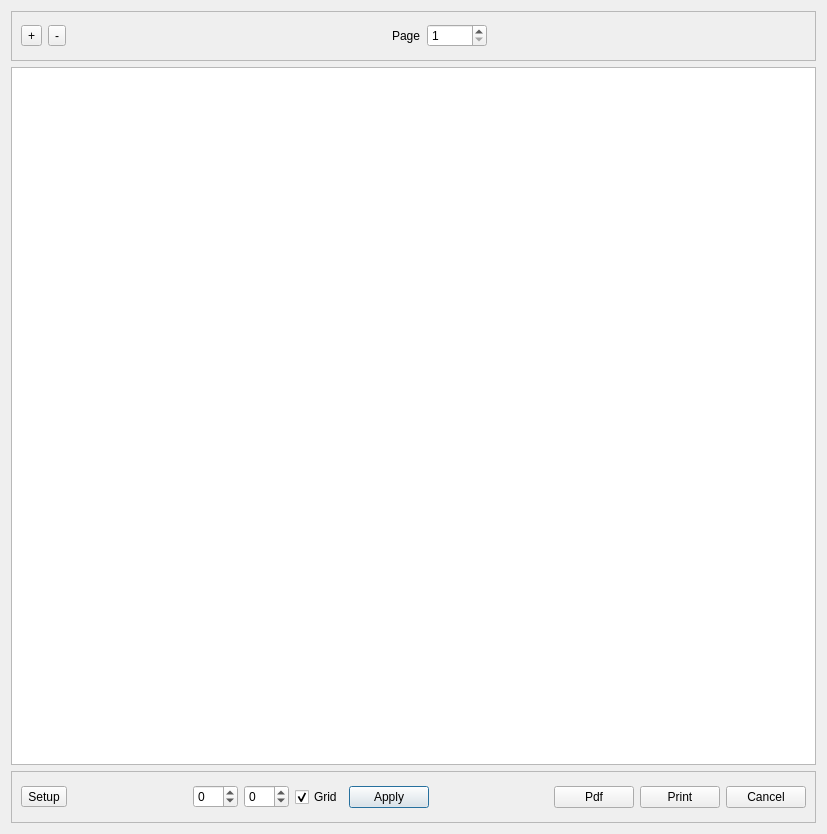
<ui version="4.0" >
 <author>Gordos Kund</author>
 <class>TDP</class>
 <widget class="QDialog" name="TDP" >
  <property name="geometry" >
   <rect>
    <x>0</x>
    <y>0</y>
    <width>827</width>
    <height>834</height>
   </rect>
  </property>
  <property name="windowTitle" >
   <string>Print Preview</string>
  </property>
  <property name="windowIcon" >
   <iconset/>
  </property>
  <layout class="QGridLayout" >
   <item row="0" column="0" >
    <widget class="QFrame" name="frame_2" >
     <property name="frameShape" >
      <enum>QFrame::StyledPanel</enum>
     </property>
     <property name="frameShadow" >
      <enum>QFrame::Raised</enum>
     </property>
     <layout class="QHBoxLayout" >
      <item>
       <widget class="QToolButton" name="zoomInToolButton" >
        <property name="toolTip" >
         <string>Zoom in</string>
        </property>
        <property name="text" >
         <string>+</string>
        </property>
        <property name="icon" >
         <iconset resource="jcn.qrc" >:/images/plus.png</iconset>
        </property>
       </widget>
      </item>
      <item>
       <widget class="QToolButton" name="zoomOutToolButton" >
        <property name="toolTip" >
         <string>Zoom Out</string>
        </property>
        <property name="text" >
         <string>-</string>
        </property>
        <property name="icon" >
         <iconset resource="jcn.qrc" >:/images/minus.png</iconset>
        </property>
       </widget>
      </item>
      <item>
       <spacer>
        <property name="orientation" >
         <enum>Qt::Horizontal</enum>
        </property>
        <property name="sizeHint" >
         <size>
          <width>145</width>
          <height>30</height>
         </size>
        </property>
       </spacer>
      </item>
      <item>
       <widget class="QLabel" name="label" >
        <property name="text" >
         <string>Page</string>
        </property>
       </widget>
      </item>
      <item>
       <widget class="QSpinBox" name="page_SB" >
        <property name="minimumSize" >
         <size>
          <width>60</width>
          <height>0</height>
         </size>
        </property>
        <property name="toolTip" >
         <string>Type page number here</string>
        </property>
        <property name="buttonSymbols" >
         <enum>QAbstractSpinBox::UpDownArrows</enum>
        </property>
        <property name="keyboardTracking" >
         <bool>false</bool>
        </property>
        <property name="suffix" >
         <string/>
        </property>
        <property name="minimum" >
         <number>1</number>
        </property>
        <property name="maximum" >
         <number>1000</number>
        </property>
       </widget>
      </item>
      <item>
       <spacer>
        <property name="orientation" >
         <enum>Qt::Horizontal</enum>
        </property>
        <property name="sizeHint" >
         <size>
          <width>271</width>
          <height>30</height>
         </size>
        </property>
       </spacer>
      </item>
     </layout>
    </widget>
   </item>
   <item row="1" column="0" >
    <widget class="QGraphicsView" name="graphicsView" >
     <property name="renderHints" >
      <set>QPainter::TextAntialiasing</set>
     </property>
     <property name="dragMode" >
      <enum>QGraphicsView::ScrollHandDrag</enum>
     </property>
    </widget>
   </item>
   <item row="2" column="0" >
    <widget class="QFrame" name="frame" >
     <property name="frameShape" >
      <enum>QFrame::StyledPanel</enum>
     </property>
     <property name="frameShadow" >
      <enum>QFrame::Raised</enum>
     </property>
     <layout class="QHBoxLayout" >
      <item>
       <widget class="QToolButton" name="setupToolButton" >
        <property name="toolTip" >
         <string>Page Settings</string>
        </property>
        <property name="text" >
         <string>Setup</string>
        </property>
        <property name="icon" >
         <iconset resource="jcn.qrc" >:/images/setup.png</iconset>
        </property>
       </widget>
      </item>
      <item>
       <spacer>
        <property name="orientation" >
         <enum>Qt::Horizontal</enum>
        </property>
        <property name="sizeHint" >
         <size>
          <width>31</width>
          <height>32</height>
         </size>
        </property>
       </spacer>
      </item>
      <item>
       <widget class="QSpinBox" name="fontSize_SB" >
        <property name="toolTip" >
         <string>Font Size</string>
        </property>
        <property name="minimum" >
         <number>-10</number>
        </property>
        <property name="maximum" >
         <number>10</number>
        </property>
       </widget>
      </item>
      <item>
       <widget class="QSpinBox" name="cellSize_SB" >
        <property name="toolTip" >
         <string>Cell Size</string>
        </property>
        <property name="minimum" >
         <number>-50</number>
        </property>
        <property name="maximum" >
         <number>50</number>
        </property>
       </widget>
      </item>
      <item>
       <widget class="QCheckBox" name="grid_CB" >
        <property name="text" >
         <string>Grid</string>
        </property>
        <property name="checked" >
         <bool>true</bool>
        </property>
       </widget>
      </item>
      <item>
       <widget class="QPushButton" name="apply_PB" >
        <property name="text" >
         <string>Apply</string>
        </property>
       </widget>
      </item>
      <item>
       <spacer>
        <property name="orientation" >
         <enum>Qt::Horizontal</enum>
        </property>
        <property name="sizeHint" >
         <size>
          <width>91</width>
          <height>32</height>
         </size>
        </property>
       </spacer>
      </item>
      <item>
       <widget class="QPushButton" name="okPdfButton" >
        <property name="toolTip" >
         <string>Save PDF</string>
        </property>
        <property name="text" >
         <string>Pdf</string>
        </property>
        <property name="icon" >
         <iconset resource="jcn.qrc" >:/images/pdf.png</iconset>
        </property>
       </widget>
      </item>
      <item>
       <widget class="QPushButton" name="okPushButton" >
        <property name="toolTip" >
         <string>Print Document</string>
        </property>
        <property name="text" >
         <string>Print</string>
        </property>
        <property name="icon" >
         <iconset resource="jcn.qrc" >:/images/printer.png</iconset>
        </property>
       </widget>
      </item>
      <item>
       <widget class="QPushButton" name="cancelPushButton" >
        <property name="toolTip" >
         <string>Cancel</string>
        </property>
        <property name="text" >
         <string>Cancel</string>
        </property>
        <property name="icon" >
         <iconset resource="jcn.qrc" >:/images/cancel.png</iconset>
        </property>
       </widget>
      </item>
     </layout>
    </widget>
   </item>
  </layout>
 </widget>
 <tabstops>
  <tabstop>okPushButton</tabstop>
  <tabstop>cancelPushButton</tabstop>
  <tabstop>zoomInToolButton</tabstop>
  <tabstop>zoomOutToolButton</tabstop>
 </tabstops>
 <resources>
  <include location="../tableprinterresource.qrc" />
  <include location="jcn.qrc" />
 </resources>
 <connections>
  <connection>
   <sender>cancelPushButton</sender>
   <signal>clicked()</signal>
   <receiver>TDP</receiver>
   <slot>reject()</slot>
   <hints>
    <hint type="sourcelabel" >
     <x>565</x>
     <y>450</y>
    </hint>
    <hint type="destinationlabel" >
     <x>470</x>
     <y>392</y>
    </hint>
   </hints>
  </connection>
  <connection>
   <sender>okPushButton</sender>
   <signal>clicked()</signal>
   <receiver>TDP</receiver>
   <slot>accept()</slot>
   <hints>
    <hint type="sourcelabel" >
     <x>480</x>
     <y>450</y>
    </hint>
    <hint type="destinationlabel" >
     <x>367</x>
     <y>388</y>
    </hint>
   </hints>
  </connection>
 </connections>
</ui>
